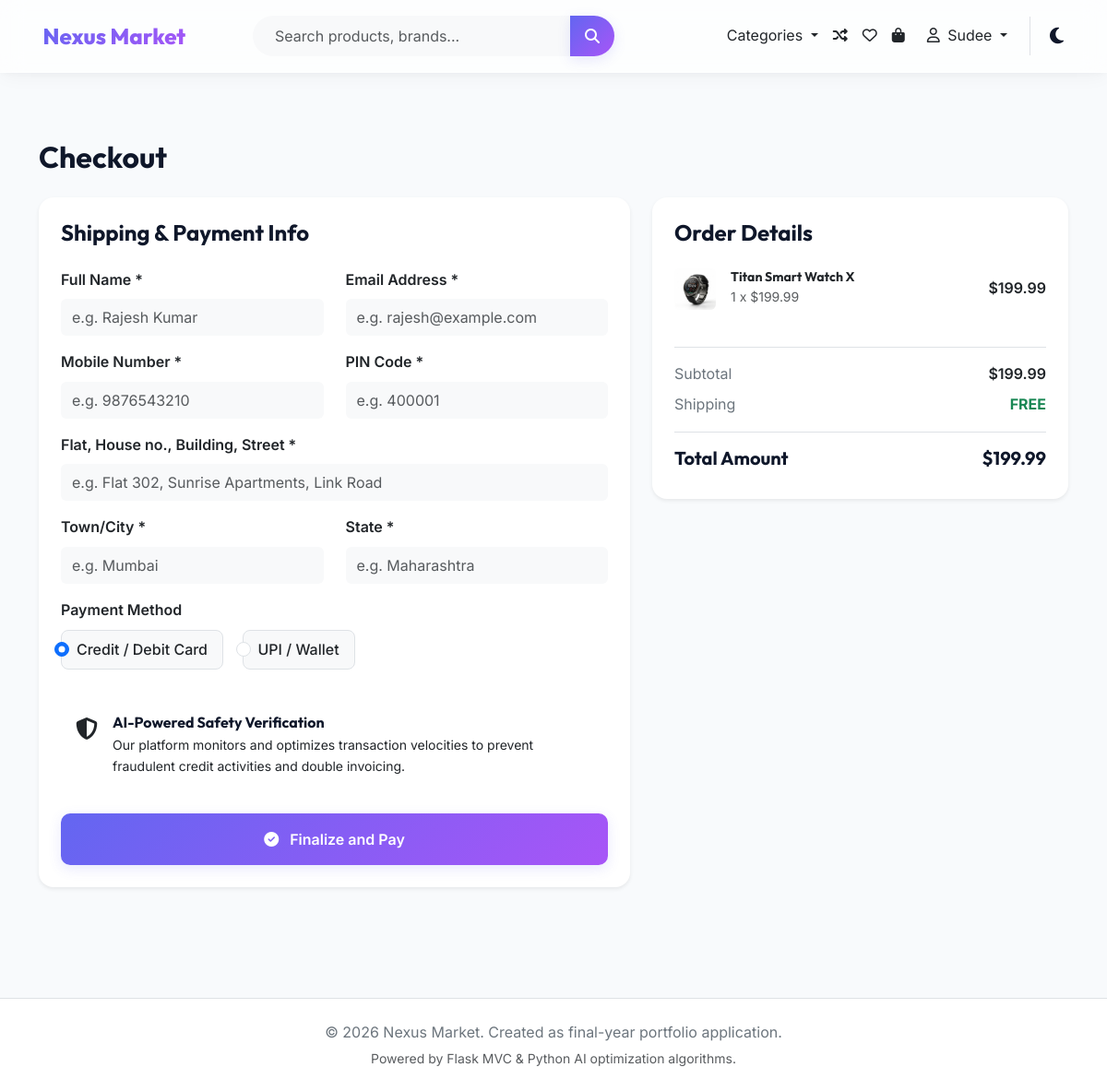
/checkout (signed in), run on the app's committed database.
### tables this page shows
CREATE TABLE cart (
    id INTEGER PRIMARY KEY AUTOINCREMENT,
    user_id INT NOT NULL,
    product_id INT NOT NULL,
    quantity INT NOT NULL DEFAULT 1,
    created_at TIMESTAMP DEFAULT CURRENT_TIMESTAMP,
    FOREIGN KEY (user_id) REFERENCES users(id) ON DELETE CASCADE,
    FOREIGN KEY (product_id) REFERENCES products(id) ON DELETE CASCADE
);

CREATE TABLE products (
    id INTEGER PRIMARY KEY AUTOINCREMENT,
    vendor_id INT NOT NULL,
    category_id INT NOT NULL,
    name VARCHAR(255) NOT NULL,
    description TEXT,
    price NUMERIC NOT NULL,
    stock INT NOT NULL DEFAULT 0,
    image_url VARCHAR(255) DEFAULT 'default_product.png',
    status VARCHAR(20) NOT NULL DEFAULT 'active', -- 'active', 'inactive', 'flagged'
    average_rating NUMERIC DEFAULT 0.00,
    created_at TIMESTAMP DEFAULT CURRENT_TIMESTAMP,
    FOREIGN KEY (vendor_id) REFERENCES vendors(id) ON DELETE CASCADE,
    FOREIGN KEY (category_id) REFERENCES categories(id) ON DELETE CASCADE
);

### routes/user.py (the view, shortened to what this page needs)
@user_bp.route('/checkout', methods=['GET', 'POST'])
@customer_required
def checkout():
    user_id = session['user_id']
    cart_items = db.execute_query(
        "SELECT c.quantity, p.* FROM cart c JOIN products p ON c.product_id = p.id WHERE c.user_id = %s", [user_id]
    )
    if not cart_items:
        flash('Your cart is empty.', 'warning')
        return redirect(url_for('user.cart'))
    total = sum(item['price'] * item['quantity'] for item in cart_items)
    return render_template('user/checkout.html', cart_items=cart_items, total=total)

### models/db_manager.py (called while the page is built)
    def _translate_sql(self, sql):
        if self.db_type == 'sqlite':
            return sql.replace('%s', '?')
        return sql

### routes/auth.py (called while the page is built)
def login_required(f):
    @wraps(f)
    def decorated_function(*args, **kwargs):
        if 'user_id' not in session:
            flash('Please log in to access this page.', 'warning')
            return redirect(url_for('auth.login'))
        return f(*args, **kwargs)
    return decorated_function

def customer_required(f):
    @wraps(f)
    def decorated_function(*args, **kwargs):
        if 'user_id' not in session or session.get('role') != 'customer':
            flash('Access restricted to customers.', 'danger')
            return redirect(url_for('user.index'))
        return f(*args, **kwargs)
    return login_required(decorated_function)

### templates/user/checkout.html (shortened to what this page needs)
{% extends 'layouts/base.html' %}
{% block content %}
<div class="container my-5">
    <h2 class="fw-bold mb-4" style="font-family: var(--font-heading);">Checkout</h2>
    <div class="row g-4">
        <div class="col-lg-7">
            <div class="card border-0 shadow-sm rounded-4 p-4 bg-white mb-4">
                <h4 class="fw-bold mb-4">Shipping & Payment Info</h4>
                <form action="{{ url_for('user.checkout') }}" method="POST">
                    <div class="row">
                        <div class="col-md-6 mb-3">
                            <label for="full_name" class="form-label fw-semibold">Full Name *</label>
                            <input type="text" class="form-control bg-light border-0 py-2" id="full_name" name="full_name" required placeholder="e.g. Rajesh Kumar">
                        </div>
                        <div class="col-md-6 mb-3">
                            <label for="email" class="form-label fw-semibold">Email Address *</label>
                            <input type="email" class="form-control bg-light border-0 py-2" id="email" name="email" required placeholder="e.g. rajesh@example.com">
                        </div>
                    </div>
                    <div class="row">
                        <div class="col-md-6 mb-3">
                            <label for="phone" class="form-label fw-semibold">Mobile Number *</label>
                            <input type="tel" class="form-control bg-light border-0 py-2" id="phone" name="phone" required placeholder="e.g. 9876543210">
                        </div>
                        <div class="col-md-6 mb-3">
                            <label for="pincode" class="form-label fw-semibold">PIN Code *</label>
                            <input type="text" class="form-control bg-light border-0 py-2" id="pincode" name="pincode" pattern="\d{6}" maxlength="6" required placeholder="e.g. 400001">
                        </div>
                    </div>
                    <div class="mb-3">
                        <label for="address" class="form-label fw-semibold">Flat, House no., Building, Street *</label>
                        <input type="text" class="form-control bg-light border-0 py-2" id="address" name="address" required placeholder="e.g. Flat 302, Sunrise Apartments, Link Road">
                    </div>
                    <div class="row">
                        <div class="col-md-6 mb-3">
                            <label for="city" class="form-label fw-semibold">Town/City *</label>
                            <input type="text" class="form-control bg-light border-0 py-2" id="city" name="city" required placeholder="e.g. Mumbai">
                        </div>
                        <div class="col-md-6 mb-3">
                            <label for="state" class="form-label fw-semibold">State *</label>
                            <input type="text" class="form-control bg-light border-0 py-2" id="state" name="state" required placeholder="e.g. Maharashtra">
                        </div>
                    </div>
                    <div class="mb-4">
                        <label class="form-label fw-semibold d-block">Payment Method</label>
                        <div class="form-check form-check-inline border p-2 px-3 rounded-3 mb-2 bg-light">
                            <input class="form-check-input" type="radio" name="payment_method" id="pay_card" value="Credit Card" checked>
                            <label class="form-check-label fw-medium" for="pay_card">Credit / Debit Card</label>
                        </div>
                        <div class="form-check form-check-inline border p-2 px-3 rounded-3 mb-2 bg-light">
                            <input class="form-check-input" type="radio" name="payment_method" id="pay_upi" value="UPI / Wallet">
                            <label class="form-check-label fw-medium" for="pay_upi">UPI / Wallet</label>
                        </div>
                    </div>
                    <div class="card bg-indigo-50 border-0 p-3 rounded-3 mb-4">
                        <div class="d-flex align-items-start">
                            <i class="fa-solid fa-shield-halved text-indigo-600 fs-4 me-3 mt-1"></i>
                            <div>
                                <h6 class="fw-bold text-indigo-900 mb-1">AI-Powered Safety Verification</h6>
                                <p class="small text-indigo-700 mb-0">Our platform monitors and optimizes transaction velocities to prevent fraudulent credit activities and double invoicing.</p>
                            </div>
                        </div>
                    </div>
                    <button type="submit" class="btn btn-premium w-100 py-3"><i class="fas fa-check-circle me-2"></i> Finalize and Pay</button>
                </form>
            </div>
        </div>
        <div class="col-lg-5">
            <div class="card border-0 shadow-sm rounded-4 p-4 bg-white">
                <h4 class="fw-bold mb-4">Order Details</h4>
                <div class="mb-4">
                    {% for item in cart_items %}
                    <div class="d-flex justify-content-between align-items-center mb-3">
                        <div class="d-flex align-items-center">
                            <img src="{{ url_for('static', filename=item.image_url) }}" class="rounded-2 me-3" style="width: 45px; height: 45px; object-fit: cover;" alt="{{ item.name }}">
                            <div>
                                <h6 class="small fw-bold mb-0 text-dark" style="max-width: 220px; text-overflow: ellipsis; white-space: nowrap; overflow: hidden;">{{ item.name }}</h6>
                                <span class="small text-muted">{{ item.quantity }} x ${{ item.price }}</span>
                            </div>
                        </div>
                        <span class="fw-semibold text-dark">${{ "%.2f"|format(item.price * item.quantity) }}</span>
                    </div>
                    {% endfor %}
                </div>
                <div class="border-top pt-3">
                    <div class="d-flex justify-content-between mb-2">
                        <span class="text-secondary">Subtotal</span>
                        <span class="fw-semibold">${{ "%.2f"|format(total) }}</span>
                    </div>
                    <div class="d-flex justify-content-between mb-3">
                        <span class="text-secondary">Shipping</span>
                        <span class="text-success fw-bold">FREE</span>
                    </div>
                    <div class="d-flex justify-content-between border-top pt-3">
                        <h5 class="fw-bold">Total Amount</h5>
                        <h5 class="fw-bold text-indigo-600">${{ "%.2f"|format(total) }}</h5>
                    </div>
                </div>
            </div>
        </div>
    </div>
</div>
{% endblock %}

### static/css/styles.css (style rules this page uses)
:root { --bg-primary: #f8fafc; --bg-secondary: #ffffff; --bg-tertiary: #f1f5f9; --text-primary: #0f172a; --text-secondary: #475569; --text-muted: #64748b; --accent-color: #6366f1; --accent-hover: #4f46e5; --accent-gradient: linear-gradient(135deg, #6366f1 0%, #a855f7 100%); --accent-glow: rgba(99, 102, 241, 0.15); --border-color: #e2e8f0; --card-shadow: 0 4px 20px -2px rgba(15, 23, 42, 0.05), 0 2px 8px -1px rgba(15, 23, 42, 0.03); --glass-bg: rgba(255, 255, 255, 0.7); --glass-border: rgba(255, 255, 255, 0.5); --glass-blur: blur(12px); --success: #10b981; --warning: #f59e0b; --danger: #ef4444; --info: #06b6d4; --font-heading: 'Outfit', sans-serif; --font-body: 'Inter', sans-serif; --border-radius-lg: 16px; --border-radius-md: 10px; --border-radius-sm: 6px; --transition-smooth: all 0.3s cubic-bezier(0.4, 0, 0.2, 1); }
* { box-sizing: border-box; margin: 0; padding: 0; }
body { background-color: var(--bg-primary); color: var(--text-primary); font-family: var(--font-body); line-height: 1.6; transition: var(--transition-smooth); min-height: 100vh; display: flex; flex-direction: column; }
h1, h2, h3, h4, h5, h6 { font-family: var(--font-heading); color: var(--text-primary); font-weight: 700; }
.btn-premium { background: var(--accent-gradient); color: white; font-weight: 600; border: none; border-radius: var(--border-radius-md); padding: 10px 22px; box-shadow: 0 4px 14px var(--accent-glow); transition: var(--transition-smooth); cursor: pointer; }

### data on the page
cart: image_url (picture), name "Titan Smart Watch X", quantity "1", price "199.99"
products: item.price*item.quantity "199.99"

### other printed values
{{ session.get('username') }} "Sudee"
{{ "%.2f"|format(total) }} "199.99"
{{ current_year }} "2026"
